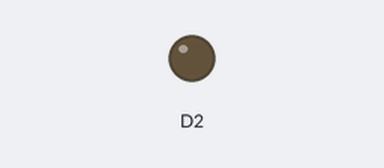
The sketch below on a simulated ESP8266 (NodeMCU). Shown: output pins drawn as LEDs (lit = HIGH).

Above: at 0.05 s.
At 2.55 s:
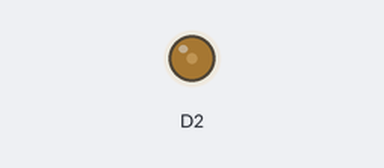
At 5.1 s:
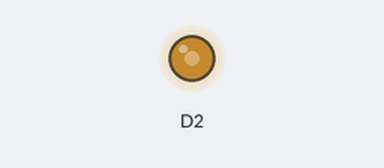
At 10.2 s:
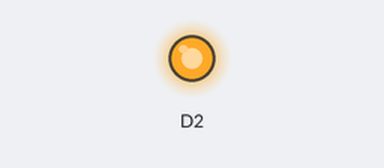
Timing chart, 0 to 13.3 s (numbered marks = the images above):
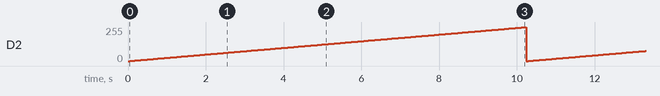

Measured:
- by itself, D2: ramps from 0/255 to 255/255 and jumps back, once every 10.2 s

The sketch:

LED_blink.ino
```cpp
void setup()
{
  pinMode(D2, OUTPUT);

}

void loop()
{
 for(int i=0; i<1024;i++){
  analogWrite(D2, i);
  delay(10);
  }

}
```
